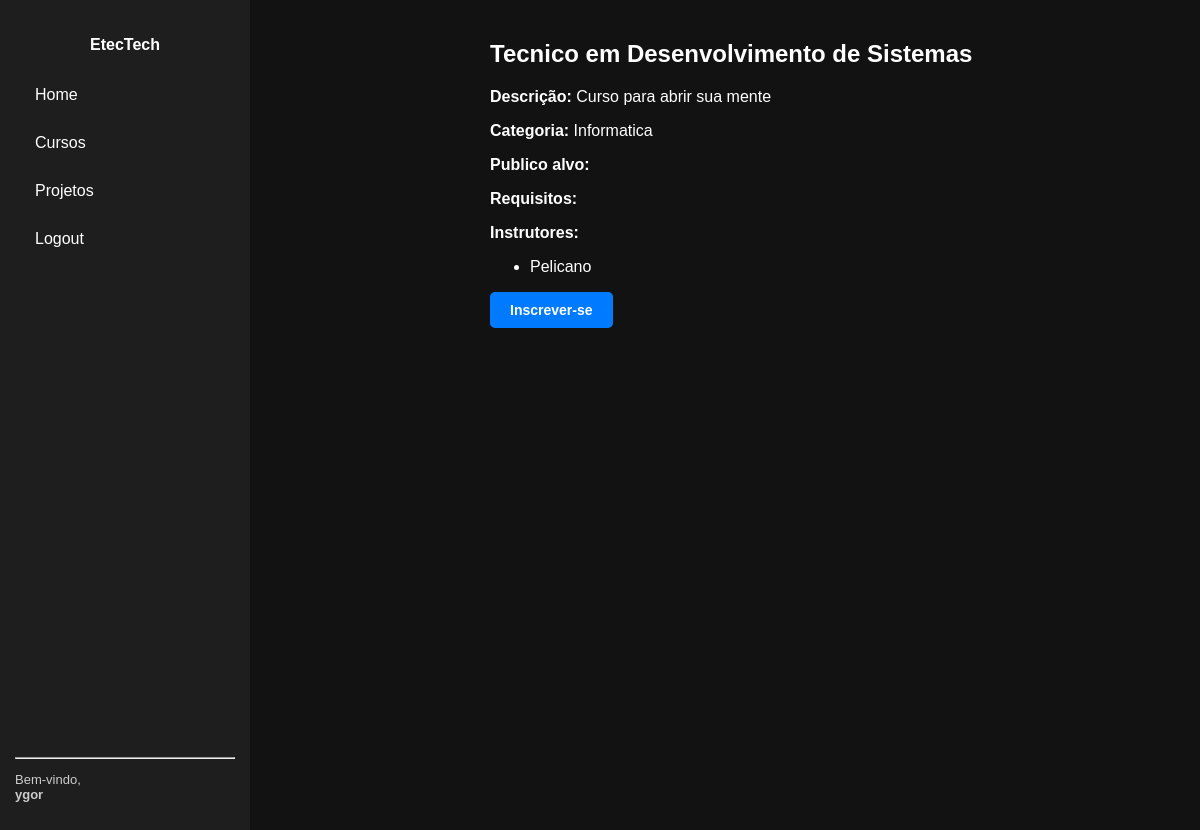
Page /curso/1/ (signed in) on the committed database.
### cursos/models.py (models this page shows, shortened)
class Curso(models.Model):
    titulo = models.CharField(max_length=200)
    descricao = models.TextField()
    data_criacao = models.DateField(auto_now_add=True)
    categoria = models.ForeignKey(Categoria, on_delete=models.SET_NULL, null=True, related_name='cursos')
    instrutores = models.ManyToManyField(Instrutor, related_name='cursos')
    publico_alvo = models.TextField(blank=True)
    requisitos = models.TextField(blank=True)

class Categoria(models.Model):
    nome = models.CharField(max_length=100)

class Instrutor(models.Model):
    nome = models.CharField(max_length=100)
    bio = models.TextField()
    linkedin = models.URLField(blank=True, null=True)
    foto = models.ImageField(upload_to='fotos/', blank=True, null=True)

### cursos/views.py (the view)
# urls.py: path('curso/<int:pk>/', CursoDetailView.as_view(), name='curso_detail'),
class CursoDetailView(DetailView):
    model = Curso
    template_name = 'curso_detail.html'
    context_object_name = 'curso'

### cursos/templates/curso_detail.html (shortened to what this page needs)
{% extends 'base.html' %}
{% block content %}
<h2>{{ curso.titulo }}</h2>
<p><strong>Descrição:</strong> {{ curso.descricao }}</p>
<p><strong>Categoria:</strong> {{ curso.categoria.nome }}</p>
<p><strong>Publico alvo:</strong> {{ curso.publico_alvo }}</p>
<p><strong>Requisitos:</strong> {{ curso.requisitos }}</p>
<p><strong>Instrutores:</strong></p>
<ul>
  {% for instrutor in curso.instrutores.all %}
    <li>{{ instrutor.nome|title }}</li>
  {% empty %}
    <li>Sem instrutores cadastrados.</li>
  {% endfor %}
</ul>
{% if user.is_authenticated %}
  <form method="post" action="{% url 'inscrever_curso' curso.pk %}">
    <button type="submit" class="btn-azul">Inscrever-se</button>
  </form>
{% else %}
  <p><a href="{% url 'login' %}" class="btn-azul" >Faça login</a> para se inscrever.
  <a href="{% url 'index' %}" class= "btn-azul">Voltar</a></p>
{% endif %}
{% endblock %}

### config/templates/base.html (shortened to what this page needs)
<!DOCTYPE html>
<html lang="pt-br">
<head>
    {% load static %}
    <link rel="stylesheet" href="{% static '/css/style.css' %}">
</head>
<body>
  <div class="container">
    <div class="sidebar">
      <div class="menu-items">
        <h4>EtecTech</h4>
        <a href="{% url 'index' %}">Home</a>
        <a href="#">Cursos</a>
        {% if user.is_authenticated %}
          <a href="#">Projetos</a>
          <a href="{% url 'logout' %}">Logout</a>
        {% else %}
          <a href="{% url 'login' %}">Login</a>
        {% endif %}
      </div>
      {% if user.is_authenticated %}
        <div class="user-info">
          <hr>
          <p>Bem-vindo,<br><strong>{{ user.username }}</strong></p>
        </div>
      {% endif %}
    </div>
    <div class="content">
      {% block content %}{% endblock %}
    </div>
  </div>
</body>
</html>

### cursos/static/css/style.css (style rules this page uses)
body { margin: 0; padding: 0; font-family: Arial, sans-serif; background-color: #121212; color: #fff; }
.container { display: flex; }
.sidebar { width: 220px; height: 100vh; background-color: #1e1e1e; padding: 15px; display: flex; flex-direction: column; justify-content: space-between; }
.content { flex-grow: 1; padding: 20px; color: white; }
.menu-items a { display: block; margin-bottom: 10px; color: white; text-decoration: none; }
.user-info { color: #ccc; font-size: 13px; }
.sidebar h4 { text-align: center; color: #fff; }
.sidebar a { display: block; color: #fff; padding: 10px 20px; text-decoration: none; }
.content { margin-left: 220px; padding: 20px; }
.btn-azul { background-color: #007bff; color: white; padding: 10px 20px; border: none; border-radius: 5px; text-decoration: none; display: inline-block; font-size: 14px; font-weight: bold; transition: background-color 0.3s ease; }

### rows in the picture
Curso: titulo "Tecnico em Desenvolvimento de Sistemas", descricao "Curso para abrir sua mente", categoria.nome "Informatica"
Instrutor: nome "Pelicano"

### other values in the picture
{{ user.username }} "ygor"
